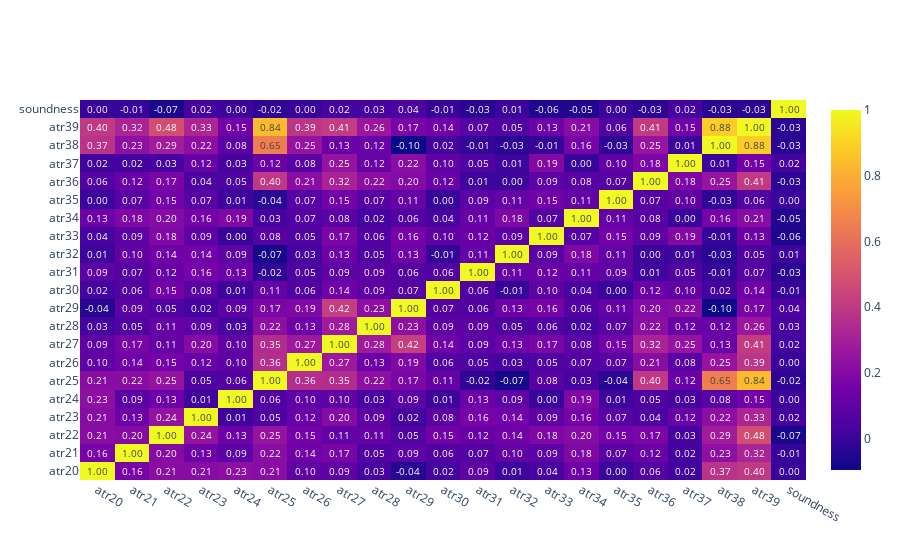

The cell this chart's notebook holds for it:
### Code cell
dataframe = regular_sentences.join([y])
correlation_matrix(dataframe)

### Figure 1 — Plotly figure (JSON) as saved in the notebook; plotly's stock layout.template omitted (floating-point values rounded to 4 significant figures; data arrays with more than 128 entries replaced by an {"elided": "..."} marker saying what was removed)
{"data": [{"text": {"elided": "21x21 float values"}, "texttemplate": "%{text:.2f}", "type": "heatmap", "x": ["atr20", "atr21", "atr22", "atr23", "atr24", "atr25", "atr26", "atr27", "atr28", "atr29", "atr30", "atr31", "atr32", "atr33", "atr34", "atr35", "atr36", "atr37", "atr38", "atr39", "soundness"], "y": ["atr20", "atr21", "atr22", "atr23", "atr24", "atr25", "atr26", "atr27", "atr28", "atr29", "atr30", "atr31", "atr32", "atr33", "atr34", "atr35", "atr36", "atr37", "atr38", "atr39", "soundness"], "z": {"elided": "21x21 float values"}}], "layout": {}}
